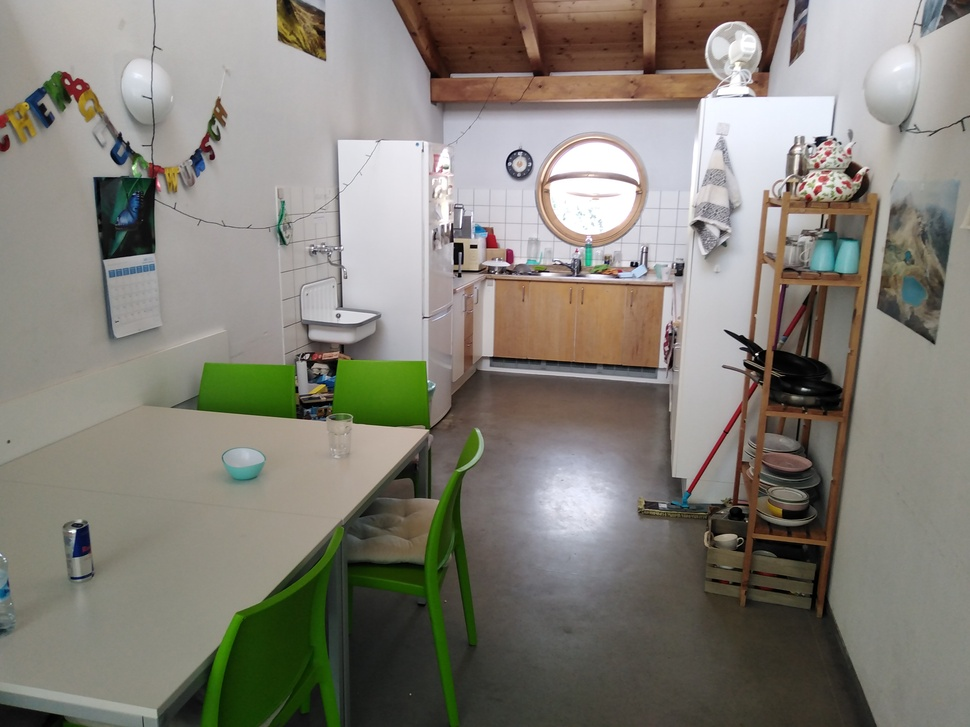
#> input picture emd_research_data/wrong/IMG_20210716_115948.jpg, 970 x 727 px, shrunk from 4160 x 3120 before the run
$ python emd_research.py
#> lines starting #> are read from the running program, lines starting #| are printed output that depends on the picture
### emd.py
from imageio import imread
from skimage.transform import resize
import numpy as np
from scipy.stats import wasserstein_distance


threshold = 0.00095

canonical_img = "xray4.png"


# [4 lines left out: function emd_comparison, not called in this run]


def get_distance(img):
    img_src = img
    hist_src = get_histogram(img_src)

    img_in = get_img('./emd_research_data/right/' + canonical_img, norm_exposure=True)
    hist_in = get_histogram(img_in)
    distance = wasserstein_distance(hist_in, hist_src)
    return distance


def get_img(path, norm_size=True, norm_exposure=False):
    """
    Prepare an image for image processing tasks
    """
#> called with norm_size = True, norm_exposure = True
    # flatten returns a 2d grayscale array
    img = imread(path, as_gray=True).astype(int)
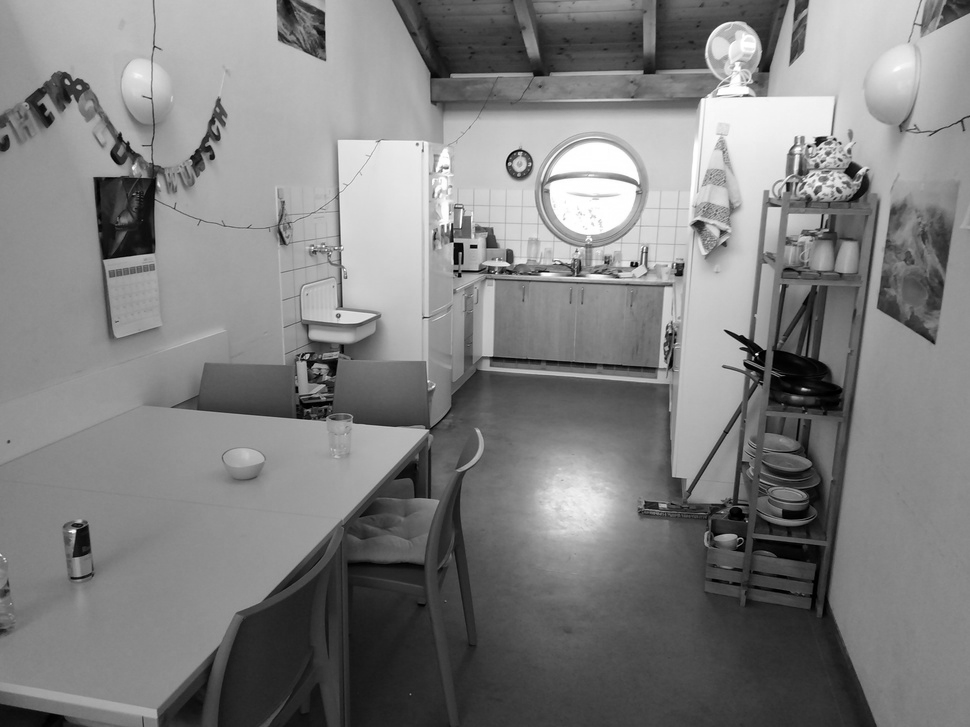
#> img: shape (727, 970) int64; min 0, max 255, mean 127.9
    # resizing returns float vals 0:255; convert to ints for downstream tasks
    return prepare_img(img, norm_exposure=norm_exposure)


def prepare_img(img, norm_size=True, norm_exposure=False):
    """
    Prepare an image for image processing tasks
    """
#> called with norm_size = True, norm_exposure = True
    # resizing returns float vals 0:255; convert to ints for downstream tasks
    if norm_size:
        img = resize(img, (256, 256), anti_aliasing=True, preserve_range=True)
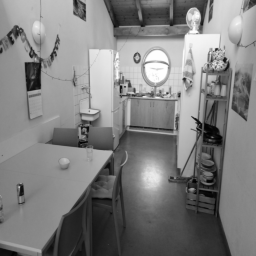
#> img: shape (256, 256) float64; min 0.522, max 255, mean 127.9
    if norm_exposure:
        img = normalize_exposure(img)
    return img


def get_histogram(img):
    """
    Get the histogram of an image. For an 8-bit, grayscale image, the
    histogram will be a 256 unit vector in which the nth value indicates
    the percent of the pixels in the image with the given darkness level.
    The histogram's values sum to 1.
    """
    h, w = img.shape
#> h = 256; w = 256
    hist = [0.0] * 256
    for i in range(h):
        for j in range(w):
            hist[img[i, j]] += 1
    return np.array(hist) / (h * w)


def normalize_exposure(img):
    img = img.astype(int)
    hist = get_histogram(img)
#> hist = 256 values, max 0.0141 at index 135, min 0 at index 255, mean 0.00391
    # get the sum of vals accumulated by each position in hist
    cdf = np.array([sum(hist[:i + 1]) for i in range(len(hist))])
#> cdf = 256 values from 6.1e-05 to 1
    # determine the normalization values for each unit of the cdf
    sk = np.uint8(255 * cdf)
#> sk = 256 values from 0 to 255
    # normalize each position in the output image
    height, width = img.shape
#> height = 256; width = 256
    normalized = np.zeros_like(img)
    for i in range(0, height):
        for j in range(0, width):
            normalized[i, j] = sk[img[i, j]]
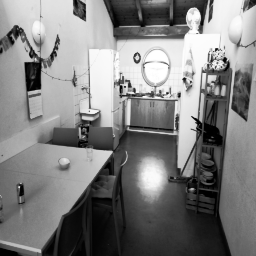
#> normalized: shape (256, 256) int64; min 0, max 255, mean 127.8
    return normalized.astype(int)

### emd_research.py
from emd import *
from os import listdir


def research():
    #img_a = get_img('emd_research_data/xray5.png', norm_exposure=True)
   # hist_a = get_histogram(img_a)

    rightList = []
    wrongList = []
    tempList = []

    resultList = []

    thr = 0.0009
    for i in range(29):
        correct_number = 0
        correct_wrong = 0
        correct_right = 0
        total_number = 0
        print("THRESHOLD = " + str(thr))
        print("WRONG DATASET")
        for pathW in listdir('./emd_research_data/wrong/'):
            img_test = get_img('./emd_research_data/wrong/' + pathW, norm_exposure=True)
            is_xray = get_distance(img_test) <= thr
#> in get_distance, `hist_src = get_histogram(img_src)`: hist_src = 256 values, max 0.0141 at index 129, min 0 at index 15, mean 0.00391
#> call 2 of get_img, with path = './emd_research_data/right/xray4.png', norm_size = True, norm_exposure = True
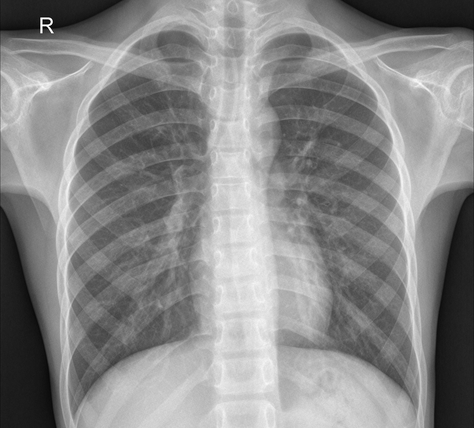
#> input picture emd_research_data/right/xray4.png, 474 x 428 px, shrunk from 2031 x 1837 before the run
#> call 2 of prepare_img, with norm_size = True, norm_exposure = True
#> in prepare_img (call 2), `img = resize(img, (256, 256), anti_aliasing=True, preserve_range=True)`:
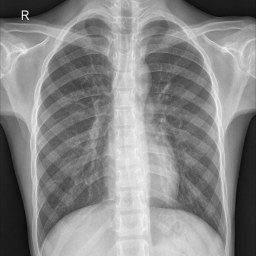
#> img: shape (256, 256) float64; min 4.6, max 243.7, mean 136.3
#> in normalize_exposure (call 2), `hist = get_histogram(img)`: hist = 256 values, max 0.00963 at index 28, min 0 at index 0, mean 0.00391
#> in normalize_exposure (call 2), `cdf = np.array([sum(hist[:i + 1]) for i in range(len(hist))])`: cdf = 256 values from 0 to 1
#> after the loop in normalize_exposure (call 2), `for i in range(0, height):`:
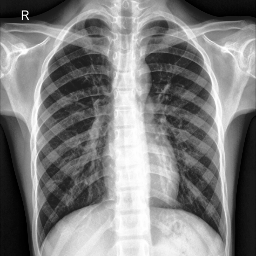
#> normalized: shape (256, 256) int64; min 0, max 255, mean 127.7
#> in get_distance, `hist_in = get_histogram(img_in)`: hist_in = 256 values, max 0.00963 at index 14, min 0 at index 6, mean 0.00391
#> in get_distance, `distance = wasserstein_distance(hist_in, hist_src)`: distance = 0.00102
#> is_xray = False
            if not is_xray:
                correct_number += 1
                correct_wrong += 1
            print(pathW + " " + str(is_xray))
#| IMG_20210716_115948.jpg False
            total_number += 1
        print("\n RIGHT DATASET")
        for pathR in listdir('./emd_research_data/right/'):
            img_test = get_img('./emd_research_data/right/' + pathR, norm_exposure=True)
            is_xray = get_distance(img_test) <= thr
#> is_xray = True
            if is_xray:
                correct_number += 1
                correct_right += 1
            print(pathR + " " + str(is_xray))
#| xray4.png True
            total_number += 1
        thr += 0.00005
        print("CORRECT: " + str(correct_number) + " , TOTAL: " + str(total_number))
        resultList.append((thr, correct_number, ("w", correct_wrong), ("r", correct_right)))
        print("____________________")

    print(resultList)


research()

# [20 lines of commented-out code are left out]
